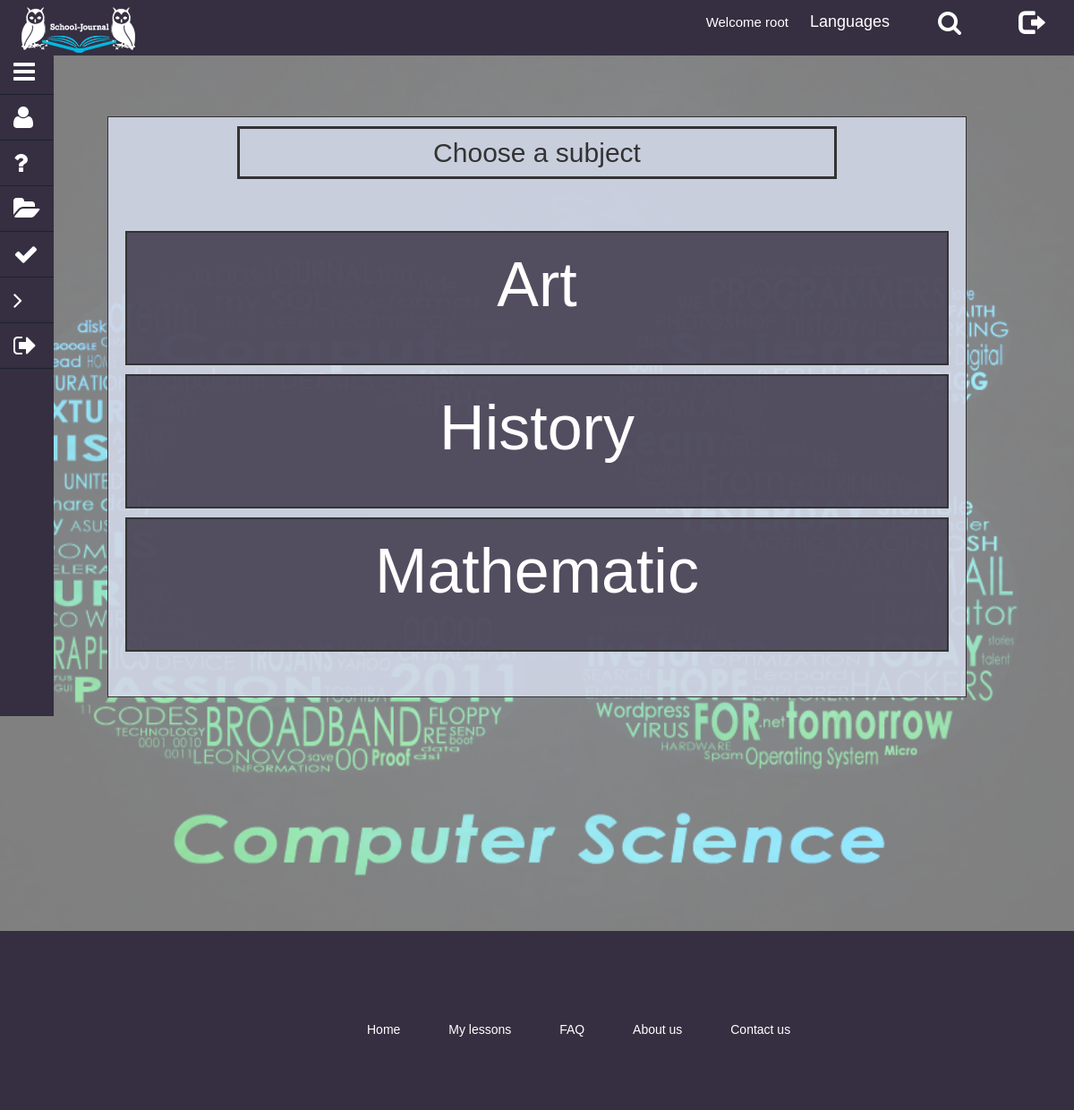
/php/main_page.php, run on the app's committed database.
### tables this page shows
CREATE TABLE `subjects` (
  `id` int(3) UNSIGNED NOT NULL,
  `subject_title` varchar(128) NOT NULL
);

### php/content_function_main.php (the view, shortened to what this page needs)
	<?php
	function dispcategoriescustom() {
	include ('config.php');
	$sql =  "SELECT subjects.id,subjects.subject_title FROM subjects,user_subjects WHERE user_subjects.subjects_parent_id=subjects.id ORDER BY subjects.subject_title ";
	$select = mysqli_query($conn,$sql) or die(mysqli_error($conn));
	while ($row = mysqli_fetch_assoc($select)) {
		echo "<div class='subjects'>";
		echo "<a href = 'show_result.php?cat=".$row['id']."''><h3>".$row['subject_title']."</h3></a>";
		echo "</div>";
		}
	}
?>

### styles/index.css (style rules this page uses)
* { font-family: "Lucida Sans Unicode", "Lucida Grande", sans-serif; }
body { margin: 0; padding: 0; width: 100%; height: 100vh; }
main #main-container h3 { text-align: center; padding-bottom: 5px; }
main #main-container h3:after { content: ''; display: block; margin: auto; height: 3px; width: 0px; background: transparent; transition: width .5s ease, background-color .5s ease; }
main #main-container .subjects { position: relative; width: 96%; height: 150px; border: solid 2px; background: rgba(53, 47, 65, 0.8); margin: 10px 0 0 2%; display: inline-block; }
main #main-container .subjects h3 { color: #fff; font-size: 5em; cursor: pointer; text-decoration: none; }
main #main-container .subjects a { text-decoration: none; color: #ffffff; }

### data on the page
subjects: subject_title "Art"
subjects: subject_title "History"
subjects: subject_title "Mathematic"

### other printed values
$lang['LANGUAGE_MENU'] "Languages"
$lang['WELCOME'] "Welcome"
$username "root"
$lang['CHOOSE_SUBJECT'] "Choose a subject"
$lang['MENU_HOME'] "Home"
$lang['MY_LESSONS'] "My lessons"
$lang['MENU_FAQ'] "FAQ"
$lang['ABOUT'] "About us"
$lang['SUPPORT'] "Contact us"
